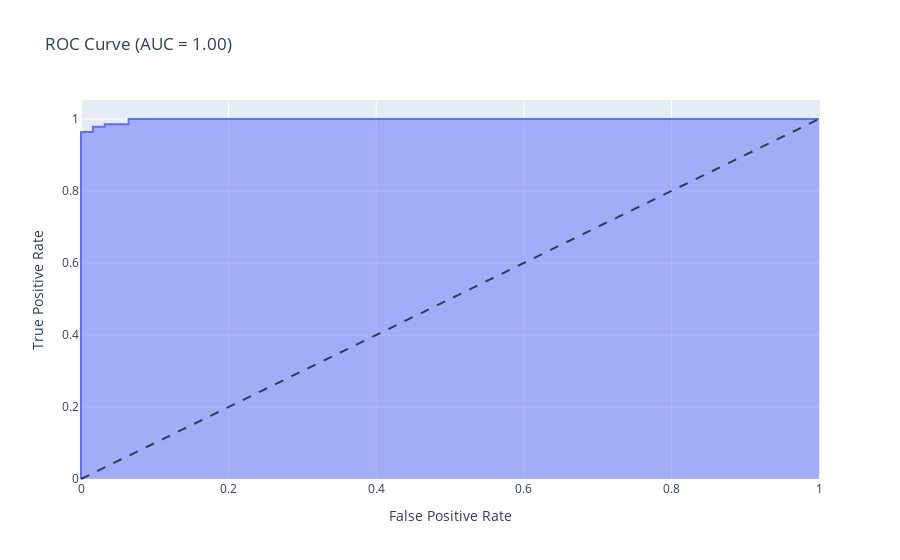

Source (notebook cell):
### Code cell
y_proba = model_rf.predict_proba(X_test)[:, 1]
fpr, tpr, thresholds = roc_curve(y_test, y_proba)
roc_auc = auc(fpr, tpr)

fig = go.Figure()
fig.add_trace(go.Scatter(x=fpr, y=tpr, name="ROC Curve", fill='tozeroy'))
fig.add_shape(type="line", x0=0, y0=0, x1=1, y1=1, line=dict(dash="dash"))
fig.update_layout(title=f"ROC Curve (AUC = {roc_auc:.2f})", xaxis_title="False Positive Rate", yaxis_title="True Positive Rate")
fig.show()

### Figure 1 — Plotly figure (JSON) as saved in the notebook; plotly's stock layout.template omitted (floating-point values rounded to 4 significant figures)
{"data": [{"fill": "tozeroy", "name": "ROC Curve", "type": "scatter", "x": [0.0, 0.0, 0.0, 0.0, 0.0, 0.0, 0.0, 0.0, 0.0, 0.0, 0.0, 0.01613, 0.01613, 0.03226, 0.03226, 0.06452, 0.06452, 0.2097, 0.3065, 0.3387, 0.5161, 1.0], "y": [0.0, 0.7319, 0.8261, 0.8406, 0.8551, 0.8696, 0.8841, 0.8986, 0.9203, 0.9348, 0.9638, 0.9638, 0.9783, 0.9783, 0.9855, 0.9855, 1.0, 1.0, 1.0, 1.0, 1.0, 1.0]}], "layout": {"shapes": [{"line": {"dash": "dash"}, "type": "line", "x0": 0, "x1": 1, "y0": 0, "y1": 1}], "title": {"text": "ROC Curve (AUC = 1.00)"}, "xaxis": {"title": {"text": "False Positive Rate"}}, "yaxis": {"title": {"text": "True Positive Rate"}}}}
